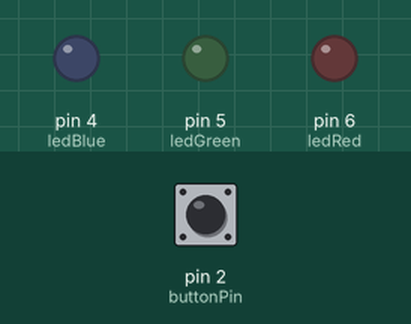
Bench run of a sketch on a simulated Arduino Leonardo, built with avr-gcc and run on an emulated ATmega32U4. Parts: output pins drawn as LEDs (lit = HIGH). The test bench sets the inputs (shaded band); at power-on: pin 2 (buttonPin) HIGH. USB keyboard and mouse output is not drawn; what the sketch prints to the serial monitor is not drawn.

Above: at 1.2 s.
1.3 s: pin 2 (buttonPin) pulled LOW for 0.15 s
At 2.3 s:
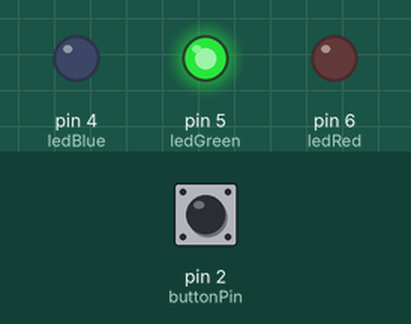
3.0 s: pin 2 (buttonPin) pulled LOW for 3.2 s
At 3.4 s:
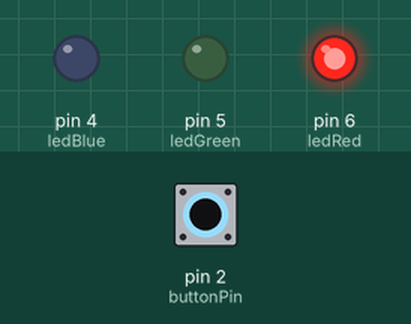
Timing chart, 0 to 7.7 s (numbered marks = the images above; inputs shaded):
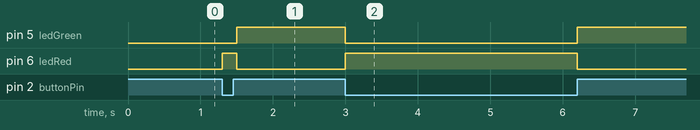

The sketch:

Keyboard_basic_input_pullup.ino
```cpp
#include "Keyboard.h"

//declaring button pins
const int buttonPin = 2;
const int ledRed = 6;
const int ledGreen = 5;
const int ledBlue = 4;

int previousButtonState = HIGH;

void setup() {
  Serial.begin(9600);
  Serial.print("Setup");
  //declare the buttons as input_pullup
  pinMode(buttonPin, INPUT_PULLUP);
  pinMode(ledRed, OUTPUT);
  pinMode(ledGreen, OUTPUT);
  pinMode(ledBlue, OUTPUT);
  Keyboard.begin();
}

void loop() {
  //checking the state of the button
  int buttonState = digitalRead(buttonPin);
 //replaces button press with UP arrow
  if (buttonState == LOW && previousButtonState == HIGH) {
      // and it's currently pressed:
    Keyboard.press(97);
    analogWrite(ledRed,255);
    analogWrite(ledGreen,0);
    analogWrite(ledBlue,0);
    Serial.print("Pressed");
    delay(200);
  }

  if (buttonState == HIGH && previousButtonState == LOW) {
      // and it's currently released:
    Keyboard.release(97);
    analogWrite(ledRed,0);
    analogWrite(ledGreen,255);
    analogWrite(ledBlue,0);
    delay(350);
  }

  previousButtonState = buttonState;

}
```

Measured:
- after the input at 1.3 s, pin 5 (ledGreen): LOW → HIGH after 0.20 s; pin 6 (ledRed): LOW → HIGH at once, → LOW 0.20 s later
- after the input at 3.0 s, pin 5 (ledGreen): HIGH → LOW at once, → HIGH 3.2 s later; pin 6 (ledRed): LOW → HIGH at once, → LOW 3.2 s later
